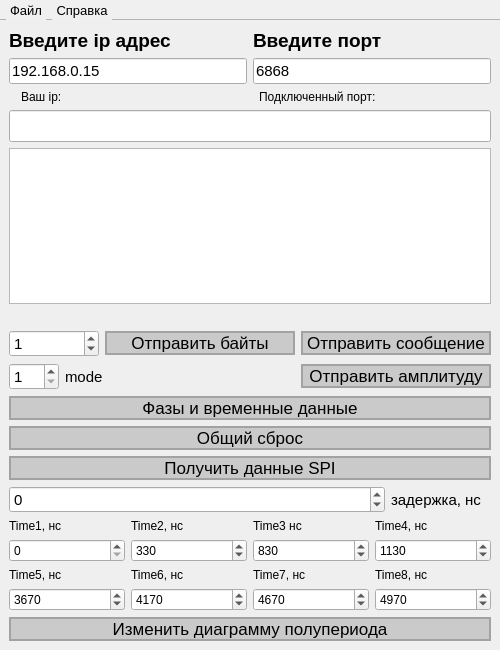
<?xml version="1.0" encoding="UTF-8"?>
<ui version="4.0">
 <class>MainWindow</class>
 <widget class="QMainWindow" name="MainWindow">
  <property name="geometry">
   <rect>
    <x>0</x>
    <y>0</y>
    <width>500</width>
    <height>650</height>
   </rect>
  </property>
  <property name="minimumSize">
   <size>
    <width>500</width>
    <height>650</height>
   </size>
  </property>
  <property name="maximumSize">
   <size>
    <width>500</width>
    <height>650</height>
   </size>
  </property>
  <property name="windowTitle">
   <string>UDPmaster</string>
  </property>
  <widget class="QWidget" name="centralwidget">
   <property name="styleSheet">
    <string notr="true"/>
   </property>
   <layout class="QHBoxLayout" name="horizontalLayout_4">
    <item>
     <layout class="QVBoxLayout" name="verticalLayout">
      <property name="sizeConstraint">
       <enum>QLayout::SizeConstraint::SetDefaultConstraint</enum>
      </property>
      <item>
       <layout class="QHBoxLayout" name="horizontalLayout">
        <item>
         <widget class="QLabel" name="label_3">
          <property name="font">
           <font>
            <pointsize>14</pointsize>
            <bold>true</bold>
           </font>
          </property>
          <property name="text">
           <string>Введите ip адрес</string>
          </property>
         </widget>
        </item>
        <item>
         <widget class="QLabel" name="label_4">
          <property name="font">
           <font>
            <pointsize>14</pointsize>
            <bold>true</bold>
           </font>
          </property>
          <property name="text">
           <string>Введите порт</string>
          </property>
         </widget>
        </item>
       </layout>
      </item>
      <item>
       <layout class="QHBoxLayout" name="horizontalLayout_2">
        <item>
         <widget class="QLineEdit" name="ipConfig">
          <property name="font">
           <font>
            <pointsize>11</pointsize>
           </font>
          </property>
          <property name="text">
           <string>192.168.0.15</string>
          </property>
         </widget>
        </item>
        <item>
         <widget class="QLineEdit" name="portConfig">
          <property name="font">
           <font>
            <pointsize>11</pointsize>
           </font>
          </property>
          <property name="text">
           <string>6868</string>
          </property>
         </widget>
        </item>
       </layout>
      </item>
      <item>
       <layout class="QHBoxLayout" name="horizontalLayout_3">
        <property name="sizeConstraint">
         <enum>QLayout::SizeConstraint::SetDefaultConstraint</enum>
        </property>
        <property name="leftMargin">
         <number>12</number>
        </property>
        <property name="topMargin">
         <number>0</number>
        </property>
        <item>
         <widget class="QLabel" name="ipInfo">
          <property name="minimumSize">
           <size>
            <width>0</width>
            <height>0</height>
           </size>
          </property>
          <property name="maximumSize">
           <size>
            <width>16777215</width>
            <height>20</height>
           </size>
          </property>
          <property name="text">
           <string>Ваш ip:</string>
          </property>
         </widget>
        </item>
        <item>
         <widget class="QLabel" name="portInfo">
          <property name="minimumSize">
           <size>
            <width>0</width>
            <height>0</height>
           </size>
          </property>
          <property name="maximumSize">
           <size>
            <width>16777215</width>
            <height>20</height>
           </size>
          </property>
          <property name="text">
           <string>Подключенный порт:</string>
          </property>
         </widget>
        </item>
       </layout>
      </item>
      <item>
       <widget class="QLineEdit" name="textMessage">
        <property name="enabled">
         <bool>true</bool>
        </property>
        <property name="sizePolicy">
         <sizepolicy hsizetype="MinimumExpanding" vsizetype="MinimumExpanding">
          <horstretch>0</horstretch>
          <verstretch>0</verstretch>
         </sizepolicy>
        </property>
        <property name="font">
         <font>
          <pointsize>15</pointsize>
         </font>
        </property>
        <property name="text">
         <string/>
        </property>
       </widget>
      </item>
      <item>
       <widget class="QTextBrowser" name="textBrowser"/>
      </item>
      <item>
       <spacer name="verticalSpacer_2">
        <property name="orientation">
         <enum>Qt::Orientation::Horizontal</enum>
        </property>
        <property name="sizeHint" stdset="0">
         <size>
          <width>13</width>
          <height>20</height>
         </size>
        </property>
       </spacer>
      </item>
      <item>
       <layout class="QHBoxLayout" name="horizontalLayout_5">
        <item>
         <widget class="QSpinBox" name="k_value">
          <property name="maximumSize">
           <size>
            <width>90</width>
            <height>16777215</height>
           </size>
          </property>
          <property name="font">
           <font>
            <pointsize>11</pointsize>
           </font>
          </property>
          <property name="styleSheet">
           <string notr="true"/>
          </property>
          <property name="value">
           <number>1</number>
          </property>
         </widget>
        </item>
        <item>
         <widget class="QPushButton" name="pushButton_2">
          <property name="font">
           <font>
            <pointsize>13</pointsize>
           </font>
          </property>
          <property name="styleSheet">
           <string notr="true">QPushButton {
color: black;
background-color: rgba(0, 0, 0, 40);
border: 2px solid rgba(0, 0, 0, 50);
}
QPushButton:hover {
background-color: rgba(0, 0, 0, 50);
}

QPushButton:pressed {
background-color: rgba(0, 0, 0, 80);
}</string>
          </property>
          <property name="text">
           <string>Отправить байты</string>
          </property>
         </widget>
        </item>
        <item>
         <widget class="QPushButton" name="pushButton">
          <property name="font">
           <font>
            <pointsize>13</pointsize>
           </font>
          </property>
          <property name="styleSheet">
           <string notr="true">QPushButton {
color: black;
background-color: rgba(0, 0, 0, 40);
border: 2px solid rgba(0, 0, 0, 50);
}
QPushButton:hover {
background-color: rgba(0, 0, 0, 50);
}

QPushButton:pressed {
background-color: rgba(0, 0, 0, 80);
}</string>
          </property>
          <property name="text">
           <string>Отправить сообщение</string>
          </property>
         </widget>
        </item>
       </layout>
      </item>
      <item>
       <layout class="QHBoxLayout" name="horizontalLayout_6">
        <item>
         <widget class="QSpinBox" name="select_mode">
          <property name="maximumSize">
           <size>
            <width>50</width>
            <height>16777215</height>
           </size>
          </property>
          <property name="font">
           <font>
            <pointsize>11</pointsize>
           </font>
          </property>
          <property name="minimum">
           <number>1</number>
          </property>
          <property name="maximum">
           <number>3</number>
          </property>
         </widget>
        </item>
        <item>
         <widget class="QLabel" name="label_2">
          <property name="maximumSize">
           <size>
            <width>50</width>
            <height>16777215</height>
           </size>
          </property>
          <property name="font">
           <font>
            <pointsize>11</pointsize>
           </font>
          </property>
          <property name="text">
           <string>mode</string>
          </property>
         </widget>
        </item>
        <item>
         <spacer name="horizontalSpacer">
          <property name="orientation">
           <enum>Qt::Orientation::Horizontal</enum>
          </property>
          <property name="sizeType">
           <enum>QSizePolicy::Policy::Fixed</enum>
          </property>
          <property name="sizeHint" stdset="0">
           <size>
            <width>180</width>
            <height>20</height>
           </size>
          </property>
         </spacer>
        </item>
        <item>
         <widget class="QPushButton" name="pushAmplitude">
          <property name="font">
           <font>
            <pointsize>13</pointsize>
           </font>
          </property>
          <property name="styleSheet">
           <string notr="true">QPushButton {
color: black;
background-color: rgba(0, 0, 0, 40);
border: 2px solid rgba(0, 0, 0, 50);
}
QPushButton:hover {
background-color: rgba(0, 0, 0, 50);
}

QPushButton:pressed {
background-color: rgba(0, 0, 0, 80);
}</string>
          </property>
          <property name="text">
           <string>Отправить амплитуду</string>
          </property>
         </widget>
        </item>
       </layout>
      </item>
      <item>
       <widget class="QPushButton" name="time_data">
        <property name="font">
         <font>
          <pointsize>13</pointsize>
         </font>
        </property>
        <property name="styleSheet">
         <string notr="true">QPushButton {
color: black;
background-color: rgba(0, 0, 0, 40);
border: 2px solid rgba(0, 0, 0, 50);
}
QPushButton:hover {
background-color: rgba(0, 0, 0, 50);
}

QPushButton:pressed {
background-color: rgba(0, 0, 0, 80);
}</string>
        </property>
        <property name="text">
         <string>Фазы и временные данные</string>
        </property>
       </widget>
      </item>
      <item>
       <widget class="QPushButton" name="Reset_button">
        <property name="font">
         <font>
          <pointsize>13</pointsize>
         </font>
        </property>
        <property name="styleSheet">
         <string notr="true">QPushButton {
color: black;
background-color: rgba(0, 0, 0, 40);
border: 2px solid rgba(0, 0, 0, 50);
}
QPushButton:hover {
background-color: rgba(0, 0, 0, 50);
}

QPushButton:pressed {
background-color: rgba(0, 0, 0, 80);
}</string>
        </property>
        <property name="text">
         <string>Общий сброс</string>
        </property>
       </widget>
      </item>
      <item>
       <widget class="QPushButton" name="SPI_button">
        <property name="font">
         <font>
          <pointsize>13</pointsize>
         </font>
        </property>
        <property name="styleSheet">
         <string notr="true">QPushButton {
color: black;
background-color: rgba(0, 0, 0, 40);
border: 2px solid rgba(0, 0, 0, 50);
}
QPushButton:hover {
background-color: rgba(0, 0, 0, 50);
}

QPushButton:pressed {
background-color: rgba(0, 0, 0, 80);
}</string>
        </property>
        <property name="text">
         <string>Получить данные SPI</string>
        </property>
       </widget>
      </item>
      <item>
       <layout class="QHBoxLayout" name="horizontalLayout_7">
        <item>
         <widget class="QSpinBox" name="time_delay_box">
          <property name="font">
           <font>
            <pointsize>11</pointsize>
           </font>
          </property>
          <property name="minimum">
           <number>-5000000</number>
          </property>
          <property name="maximum">
           <number>5000000</number>
          </property>
         </widget>
        </item>
        <item>
         <widget class="QLabel" name="label">
          <property name="maximumSize">
           <size>
            <width>100</width>
            <height>16777215</height>
           </size>
          </property>
          <property name="font">
           <font>
            <pointsize>11</pointsize>
            <bold>false</bold>
           </font>
          </property>
          <property name="text">
           <string>задержка, нс</string>
          </property>
         </widget>
        </item>
       </layout>
      </item>
      <item>
       <layout class="QHBoxLayout" name="Layout_time1">
        <property name="sizeConstraint">
         <enum>QLayout::SizeConstraint::SetMinimumSize</enum>
        </property>
        <item>
         <layout class="QVBoxLayout" name="vertical_time1">
          <item>
           <widget class="QLabel" name="label_5">
            <property name="text">
             <string>Time1, нс</string>
            </property>
           </widget>
          </item>
          <item>
           <widget class="QSpinBox" name="time_period_1">
            <property name="maximum">
             <number>5000</number>
            </property>
            <property name="singleStep">
             <number>10</number>
            </property>
            <property name="value">
             <number>0</number>
            </property>
           </widget>
          </item>
         </layout>
        </item>
        <item>
         <layout class="QVBoxLayout" name="vertical_time2">
          <item>
           <widget class="QLabel" name="label_6">
            <property name="text">
             <string>Time2, нс</string>
            </property>
           </widget>
          </item>
          <item>
           <widget class="QSpinBox" name="time_period_2">
            <property name="maximum">
             <number>5000</number>
            </property>
            <property name="singleStep">
             <number>10</number>
            </property>
            <property name="value">
             <number>330</number>
            </property>
           </widget>
          </item>
         </layout>
        </item>
        <item>
         <layout class="QVBoxLayout" name="vertical_time3">
          <item>
           <widget class="QLabel" name="label_15">
            <property name="text">
             <string>Time3 нс</string>
            </property>
           </widget>
          </item>
          <item>
           <widget class="QSpinBox" name="time_period_3">
            <property name="maximum">
             <number>5000</number>
            </property>
            <property name="singleStep">
             <number>10</number>
            </property>
            <property name="value">
             <number>830</number>
            </property>
           </widget>
          </item>
         </layout>
        </item>
        <item>
         <layout class="QVBoxLayout" name="vertical_time4">
          <item>
           <widget class="QLabel" name="label_16">
            <property name="text">
             <string>Time4, нс</string>
            </property>
           </widget>
          </item>
          <item>
           <widget class="QSpinBox" name="time_period_4">
            <property name="maximum">
             <number>5000</number>
            </property>
            <property name="singleStep">
             <number>10</number>
            </property>
            <property name="value">
             <number>1130</number>
            </property>
           </widget>
          </item>
         </layout>
        </item>
       </layout>
      </item>
      <item>
       <layout class="QHBoxLayout" name="Layout_time2">
        <property name="sizeConstraint">
         <enum>QLayout::SizeConstraint::SetMinimumSize</enum>
        </property>
        <item>
         <layout class="QVBoxLayout" name="vertical_time5">
          <item>
           <widget class="QLabel" name="label_17">
            <property name="text">
             <string>Time5, нс</string>
            </property>
           </widget>
          </item>
          <item>
           <widget class="QSpinBox" name="time_period_5">
            <property name="maximum">
             <number>5000</number>
            </property>
            <property name="singleStep">
             <number>10</number>
            </property>
            <property name="value">
             <number>3670</number>
            </property>
           </widget>
          </item>
         </layout>
        </item>
        <item>
         <layout class="QVBoxLayout" name="vertical_time6">
          <item>
           <widget class="QLabel" name="label_18">
            <property name="text">
             <string>Time6, нс</string>
            </property>
           </widget>
          </item>
          <item>
           <widget class="QSpinBox" name="time_period_6">
            <property name="maximum">
             <number>5000</number>
            </property>
            <property name="singleStep">
             <number>10</number>
            </property>
            <property name="value">
             <number>4170</number>
            </property>
           </widget>
          </item>
         </layout>
        </item>
        <item>
         <layout class="QVBoxLayout" name="vertical_time7">
          <item>
           <widget class="QLabel" name="label_19">
            <property name="text">
             <string>Time7, нс</string>
            </property>
           </widget>
          </item>
          <item>
           <widget class="QSpinBox" name="time_period_7">
            <property name="maximum">
             <number>5000</number>
            </property>
            <property name="singleStep">
             <number>10</number>
            </property>
            <property name="value">
             <number>4670</number>
            </property>
           </widget>
          </item>
         </layout>
        </item>
        <item>
         <layout class="QVBoxLayout" name="vertical_time8">
          <item>
           <widget class="QLabel" name="label_20">
            <property name="text">
             <string>Time8, нс</string>
            </property>
           </widget>
          </item>
          <item>
           <widget class="QSpinBox" name="time_period_8">
            <property name="maximum">
             <number>5000</number>
            </property>
            <property name="singleStep">
             <number>10</number>
            </property>
            <property name="value">
             <number>4970</number>
            </property>
           </widget>
          </item>
         </layout>
        </item>
       </layout>
      </item>
      <item>
       <widget class="QPushButton" name="time_period_button">
        <property name="font">
         <font>
          <pointsize>13</pointsize>
         </font>
        </property>
        <property name="styleSheet">
         <string notr="true">QPushButton {
color: black;
background-color: rgba(0, 0, 0, 40);
border: 2px solid rgba(0, 0, 0, 50);
}
QPushButton:hover {
background-color: rgba(0, 0, 0, 50);
}

QPushButton:pressed {
background-color: rgba(0, 0, 0, 80);
}</string>
        </property>
        <property name="text">
         <string>Изменить диаграмму полупериода</string>
        </property>
       </widget>
      </item>
     </layout>
    </item>
   </layout>
  </widget>
  <widget class="QMenuBar" name="menubar">
   <property name="geometry">
    <rect>
     <x>0</x>
     <y>0</y>
     <width>500</width>
     <height>24</height>
    </rect>
   </property>
   <property name="maximumSize">
    <size>
     <width>16777215</width>
     <height>40</height>
    </size>
   </property>
   <property name="font">
    <font>
     <pointsize>10</pointsize>
    </font>
   </property>
   <property name="styleSheet">
    <string notr="true">            QMenuBar {
                border-bottom: 1px solid rgb(179, 179, 179); /* Толщина, стиль и цвет линии */
                background-color: #f0f0f0; /* Цвет фона (опционально) */
            }

            QMenuBar::item {
                background-color: #f0f0f0; /* Цвет фона пунктов меню (опционально) */
            }

            QMenuBar::item:selected {
                background-color: #d0d0d0; /* Цвет фона выбранных пунктов меню (опционально) */
            }</string>
   </property>
   <widget class="QMenu" name="menu">
    <property name="title">
     <string>Файл</string>
    </property>
    <addaction name="action_save"/>
    <addaction name="separator"/>
    <addaction name="action_exit"/>
   </widget>
   <widget class="QMenu" name="menu_2">
    <property name="maximumSize">
     <size>
      <width>16777215</width>
      <height>25</height>
     </size>
    </property>
    <property name="title">
     <string>Справка</string>
    </property>
    <addaction name="action_about"/>
   </widget>
   <addaction name="menu"/>
   <addaction name="menu_2"/>
  </widget>
  <action name="action_save">
   <property name="text">
    <string>Сохранить</string>
   </property>
  </action>
  <action name="action_exit">
   <property name="text">
    <string>Выход</string>
   </property>
  </action>
  <action name="action_about">
   <property name="text">
    <string>О программе</string>
   </property>
  </action>
 </widget>
 <resources/>
 <connections/>
</ui>
